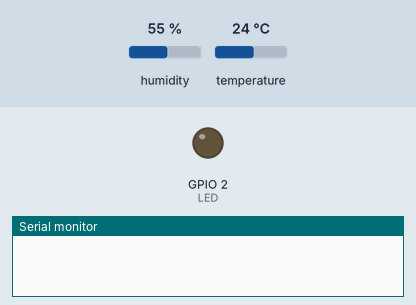
Simulated run of this sketch. Board: ESP8266 (NodeMCU). On the bench: output pins drawn as LEDs (lit = HIGH), the last lines printed to the serial monitor. The test bench sets the inputs (shaded band); at power-on: humidity 55 %, temperature 24 °C. WiFi joins after 1.5 s; servers stay silent unless stated; network time is answered at once with the bench clock; the local clock reads 2024-03-15 10:24:30 at power-on unless the sketch sets it.

Above: at 0.0 s.
At 120.3 s:
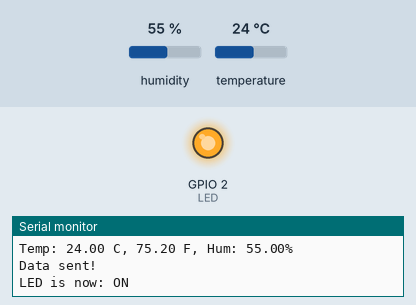
Timing chart, 0 to 121.8 s (numbered marks = the images above):
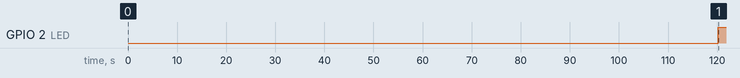

The sketch:

humiditySensor.ino
```cpp
#include <ESP8266WiFi.h>
#include <WiFiClientSecure.h>
#include <NTPClient.h>
#include <WiFiUdp.h>
#include <TimeLib.h>
#include "DHT.h"

#define DPIN 4        //Pin to connect DHT sensor (GPIO number) D2
#define DTYPE DHT11   // Define DHT 11 or DHT22 sensor type
#define LED 2 // Define blinking LED pin 2

DHT dht(DPIN,DTYPE);

const char* ssid = "Nikhil_Jio";      // Replace with your WiFi SSID
const char* password = "nikhil31";    // Replace with your WiFi password
const char* server = "fir-humidity-8c9c7-default-rtdb.firebaseio.com";  // Firebase host
const int httpsPort = 443;  // HTTPS port

WiFiClientSecure client;  // Secure client for HTTPS

unsigned long previousMillis = 0;  // Timer variable
const long interval = 120000;  // 2 minutes (120000 ms)
bool ledState = LOW; // Track LED state

// NTP Time Setup
WiFiUDP ntpUDP;
NTPClient timeClient(ntpUDP, "pool.ntp.org", 19800, 60000); // GMT+5:30 (19800 seconds offset)

void toggleLED() {
    ledState = !ledState;  // Toggle state
    if(ledState){
      digitalWrite(LED, HIGH);
    }
    else{
      digitalWrite(LED, LOW);
    }
      // Apply new state
    Serial.print("LED is now: ");
    Serial.println(ledState ? "ON" : "OFF");
}

String getCurrentTime() {
    timeClient.update();  // Update time from NTP server
    return timeClient.getFormattedTime();
}
String getCurrentDateTime() {
    timeClient.update();
    unsigned long epochTime = timeClient.getEpochTime(); // Get Unix timestamp

    int dayNum = day(epochTime);
    int monthNum = month(epochTime);
    int yearNum = year(epochTime) % 100; // Get last two digits of the year
    int hourNum = hour(epochTime);
    int minuteNum = minute(epochTime);

    // Convert month number to 3-letter abbreviation
    const char* months[] = {"Jan", "Feb", "Mar", "Apr", "May", "Jun",
                            "Jul", "Aug", "Sep", "Oct", "Nov", "Dec"};
    String monthStr = months[monthNum - 1];

    // Convert 24-hour format to 12-hour format with AM/PM
    String period = (hourNum >= 12) ? "PM" : "AM";
    if (hourNum > 12) hourNum -= 12; // Convert to 12-hour format
    if (hourNum == 0) hourNum = 12;  // Midnight case

    // Format DateTime as "DD-MMM-YY HH:MM AM/PM"
    char dateTimeStr[25];
    sprintf(dateTimeStr, "%02d-%s-%02d %02d:%02d %s", dayNum, monthStr.c_str(), yearNum, hourNum, minuteNum, period.c_str());

    return String(dateTimeStr);
}


void setup() {
    pinMode(LED, OUTPUT);
    Serial.begin(19200);
    delay(1000);

    // Connect to WiFi
    Serial.print("Connecting to WiFi...");
    WiFi.begin(ssid, password);
    while (WiFi.status() != WL_CONNECTED) {
        delay(500);
        Serial.print(".");
    }
    Serial.println("\nConnected to WiFi!");
    dht.begin();
    // Ignore SSL certificate validation (use only for testing)
    client.setInsecure();

    // Initialize NTP client
    timeClient.begin();
    timeClient.update();
}

void loop() {
    unsigned long currentMillis = millis();
    if (currentMillis - previousMillis >= interval) {
        previousMillis = currentMillis;  // Reset timer
        sendData();  // Call function to send data
        toggleLED();
    }
}


void sendData() {
    Serial.println("Sending data...");

    //timeClient.update();  // Update time from NTP server
    String currentDateTime = getCurrentDateTime();// timeClient.getFormattedTime();  // Get current date-time as HH:MM:SS


    if (client.connect(server, httpsPort)) {
        Serial.println("Connected to server!");


        Serial.println("Time "+currentDateTime);

        float tc = dht.readTemperature(false);  //Read temperature in C
        float tf = dht.readTemperature(true);   //Read Temperature in F
        float hu = dht.readHumidity();          //Read Humidity

        Serial.print("Temp: ");
        Serial.print(tc);
        Serial.print(" C, ");
        Serial.print(tf);
        Serial.print(" F, Hum: ");
        Serial.print(hu);
        Serial.println("%");

        String jsonData = "{ \"DateTime\": \"" + currentDateTime + "\", \"Humidity\":\"" + String(hu) + "\", \"Temperature\": \"" + String(tc) + "\" }";

        // HTTP Request
        client.print(String("POST ") + "/humidityInfo.json HTTP/1.1\r\n" +
                     "Host: " + server + "\r\n" +
                     "Content-Type: application/json\r\n" +
                     "Content-Length: " + jsonData.length() + "\r\n" +
                     "Connection: close\r\n\r\n" +
                     jsonData);

        Serial.println("Data sent!");
    } else {
        Serial.println("Connection failed!");
    }

    client.stop();  // Close connection
}
```

Measured:
- by itself, GPIO 2 (LED): LOW → HIGH at 120 s
